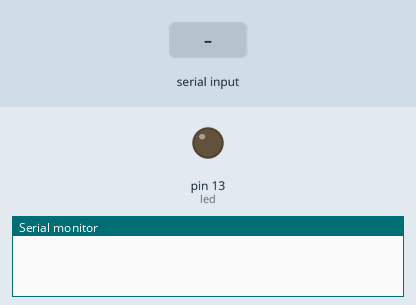
Simulated run of this sketch. Board: Arduino Uno, built with avr-gcc and run on an emulated ATmega328P. On the bench: output pins drawn as LEDs (lit = HIGH), the last lines printed to the serial monitor. The inputs (shaded band) are chosen by the test bench.

Above: at 1.2 s.
1.3 s: byte 30 received over Serial
At 1.42 s:
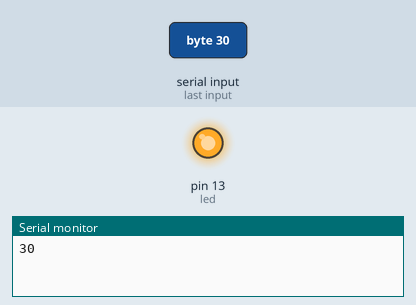
Timing chart, 0 to 4.3 s (numbered marks = the images above; inputs shaded):
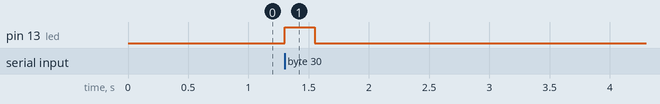

The sketch:

serial_test.ino
```cpp
int led = 13;
int serialData = 0;
int data = 0;

void setup()
{
Serial.begin(9600); //start talking with the computer. 9600 just tells the rate.
pinMode(led, OUTPUT);
}

void homingSequence() {};

void loop()
{
if (Serial.available() > 0) //Serial.available will tell the board to look at the information being sent to it through the serial port.
{
  //these 2 lines are not nessecary, but it's cool to see how the ARDUINO thinks.
  serialData = Serial.read(); //The arduino reads this data and writes it as one of our variables.
  Serial.println(serialData); //The arduino prints this data to the serial monitor so we can see what it sees.
  //NOTE: All the data the arduino sends will be converted to ASCII. This is why typing 1 will return a value of 49 (the ASCII value of 1).
  //Also, 10 is typed after every input becasue 10 is the ASCII value for enter.

  data = data + 1;
}
if (data > 0)
{
  digitalWrite(led, HIGH);
  delay (250);
  digitalWrite(led, LOW);
  data = 0;
}
}
```

Measured:
- after the input at 1.3 s, pin 13 (led): LOW → HIGH at once, → LOW 0.25 s later
